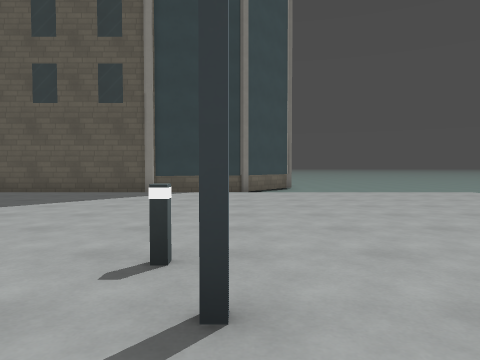
View 1 (above)

16 first-person views from a walk through a level from a Godot 3-D game. The camera is 1.2 m above the floor, tilts 2° down and sees 70° across. The floor is counted in squares, 2 m on a side. Each view is taken from the middle of a square. On the plan, view 1 faces up. The plan holds only what a view shows up to about 10 squares ahead; the rest is blank. The place goes on beyond the plan. Surface patterns are stand-ins for the level's own textures.

View 2
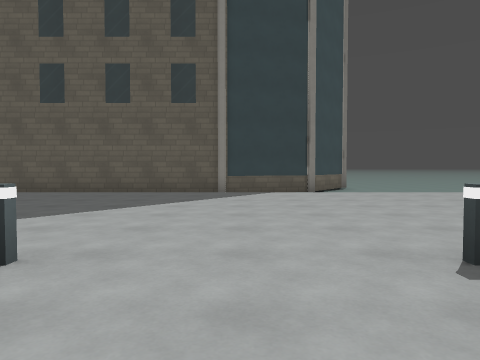

View 3
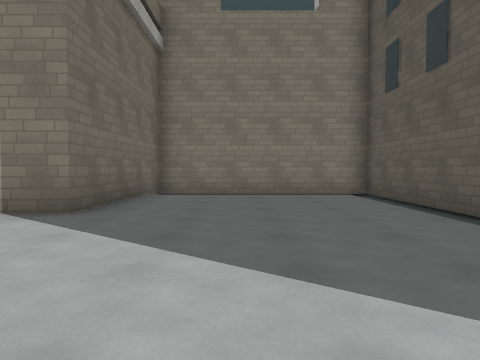

View 4
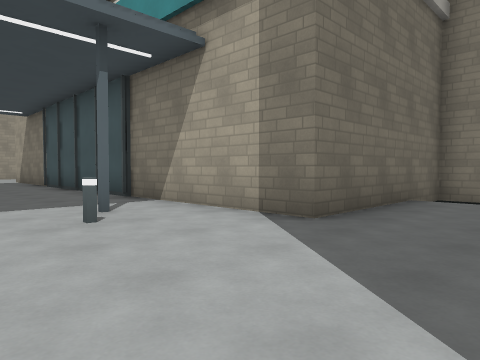

View 5
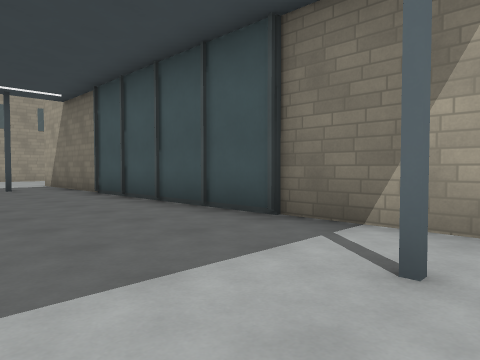

View 6
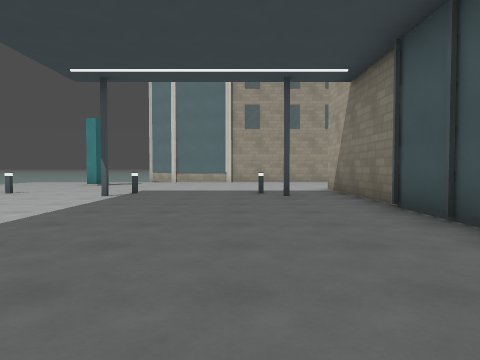

View 7
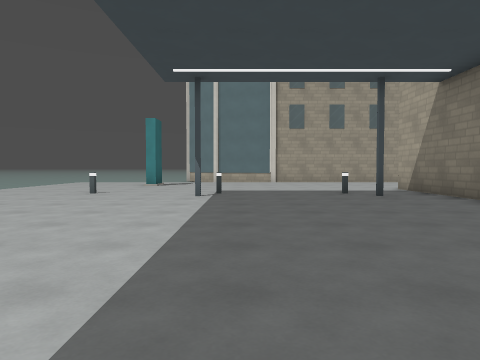

View 8
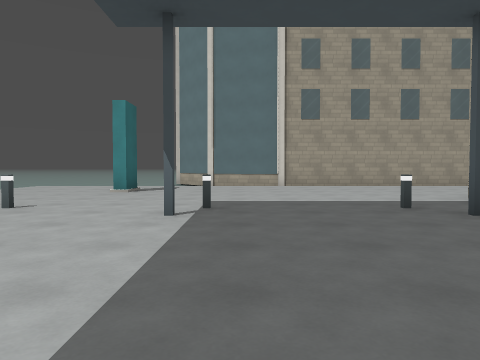

View 9
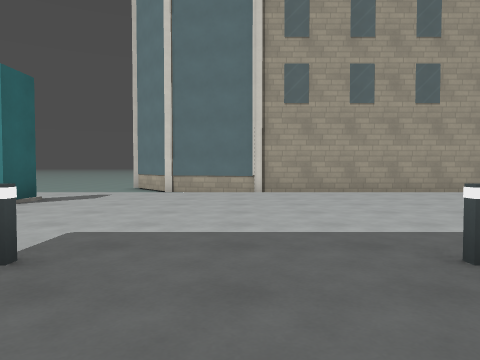

View 10
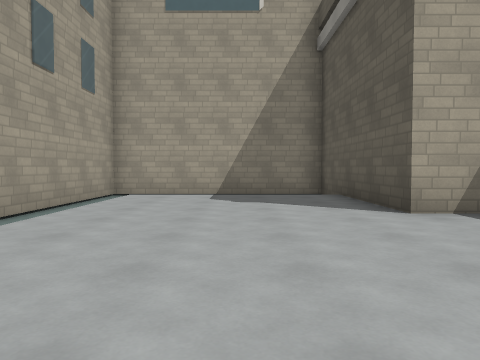

View 11
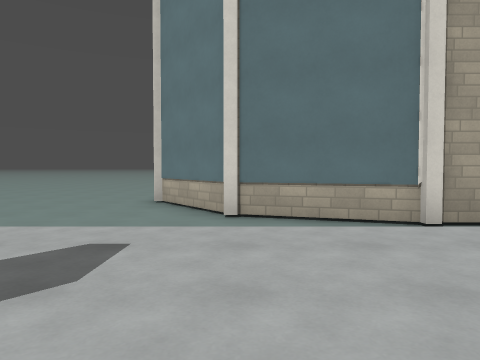

View 12
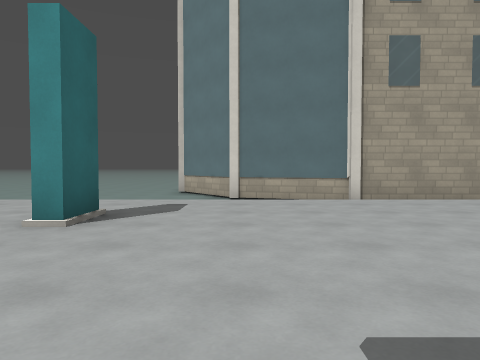

View 13
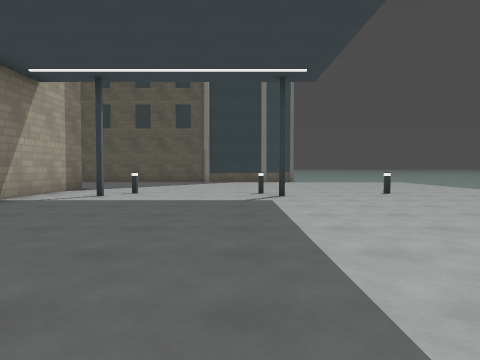

View 14
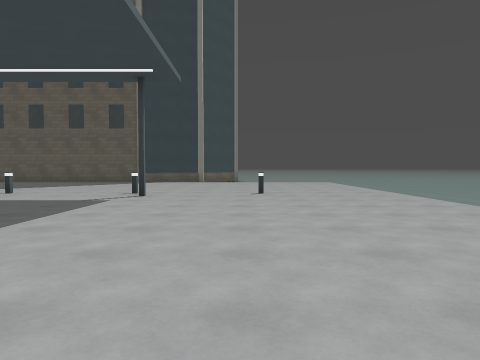

View 15
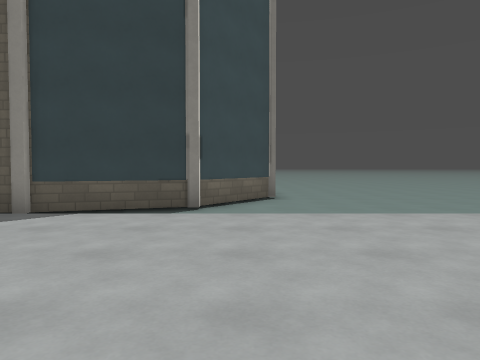

View 16
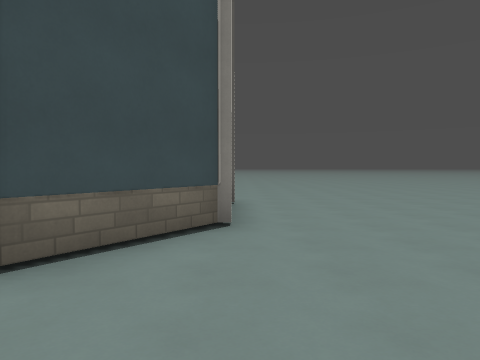

### Floor plan
Key: @ floor where view 1 was taken; # wall or solid block; . main floor; - floor 0.25 m lower than the main floor; = window, fence, low wall or low ledge.
Columns run from 11 left of view 1 to 3 right of it. Each row starts with its distance up from view 1.
 18              --
 17              --
 16              --
 15             #--
 14             #--
 13             #--
 12            ##--
 11           ##---
 10 ###########----
  9 #-----      ---
  8 # -............
  7 # -............
  6 # -............
  5 # -............
  4 # -............
  3  #####.........
  2      #.=..=..=.
  1      #.....#...
  0      #.....@...
 -1      #.........
 -2      #.........
 -3      #.........
 -4      #.........
 -5      #.........
 -6      #.........
 -7      #.........
 -8      #.....#...
 -9      #.=..=..=.
-10  #####.........
-11 # -............
-12 # -............
-13 # -..........#.
-14 # -............
-15 # -............
-16 #-----  -------
-17 ###########----
-18           ##---
-19            ##--
-20             ##-

Where each view was taken, in squares from view 1:
view 1: 0 up, 0 right, facing up
view 2: 0 up, 2 left, facing up
view 3: 6 up, 1 left, facing left
view 4: 6 up, 2 left, facing down-left
view 5: 2 up, 2 left, facing down-left
view 6: 1 down, 3 left, facing down
view 7: 1 down, 1 left, facing down
view 8: 4 down, 1 left, facing down
view 9: 7 down, 2 left, facing down
view 10: 13 down, 1 left, facing left
view 11: 12 down, 0 right, facing down
view 12: 9 down, 0 right, facing down
view 13: 6 down, 1 left, facing up
view 14: 6 down, 2 right, facing up
view 15: 4 up, 1 right, facing up
view 16: 8 up, 2 right, facing up
